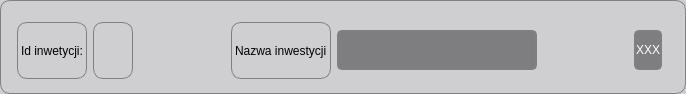
<?xml version="1.0" encoding="UTF-8"?>
<ui version="4.0">
 <class>InvestmentHomePageWidget</class>
 <widget class="QWidget" name="InvestmentHomePageWidget">
  <property name="geometry">
   <rect>
    <x>0</x>
    <y>0</y>
    <width>686</width>
    <height>94</height>
   </rect>
  </property>
  <property name="windowTitle">
   <string>Form</string>
  </property>
  <property name="styleSheet">
   <string notr="true">#InvestmentHomePageWidget{
border: 1px solid gray;
border-radius: 10px;
background: rgb(207, 206, 209);
}</string>
  </property>
  <widget class="QFrame" name="MainFrame">
   <property name="geometry">
    <rect>
     <x>9</x>
     <y>10</y>
     <width>661</width>
     <height>81</height>
    </rect>
   </property>
   <property name="styleSheet">
    <string notr="true">QFrame{
/*border: 1px solid gray;*/
border-radius: 10px;
background: rgb(207, 206, 209);
}

QLabel{
border: 1px solid gray;
border-radius: 10px;
background: rgb(207, 206, 209);
}

QPushButton{
border: 2px solid gray;
border-radius: 5px;
background: rgb(126, 125, 128);
color: rgb(255, 255, 255)
}</string>
   </property>
   <property name="frameShape">
    <enum>QFrame::StyledPanel</enum>
   </property>
   <property name="frameShadow">
    <enum>QFrame::Raised</enum>
   </property>
   <layout class="QHBoxLayout" name="horizontalLayout">
    <property name="leftMargin">
     <number>8</number>
    </property>
    <property name="topMargin">
     <number>12</number>
    </property>
    <property name="rightMargin">
     <number>8</number>
    </property>
    <property name="bottomMargin">
     <number>12</number>
    </property>
    <item>
     <widget class="QLabel" name="labelInvestmentId">
      <property name="text">
       <string>Id inwetycji:</string>
      </property>
     </widget>
    </item>
    <item>
     <widget class="QLabel" name="InvestmentId">
      <property name="minimumSize">
       <size>
        <width>40</width>
        <height>0</height>
       </size>
      </property>
      <property name="text">
       <string/>
      </property>
     </widget>
    </item>
    <item>
     <spacer name="horizontalSpacer">
      <property name="orientation">
       <enum>Qt::Horizontal</enum>
      </property>
      <property name="sizeHint" stdset="0">
       <size>
        <width>50</width>
        <height>20</height>
       </size>
      </property>
     </spacer>
    </item>
    <item>
     <widget class="QLabel" name="labelInvestmentName">
      <property name="minimumSize">
       <size>
        <width>0</width>
        <height>40</height>
       </size>
      </property>
      <property name="text">
       <string>Nazwa inwestycji</string>
      </property>
     </widget>
    </item>
    <item>
     <widget class="QPushButton" name="buttonInvestmentName">
      <property name="minimumSize">
       <size>
        <width>200</width>
        <height>40</height>
       </size>
      </property>
      <property name="text">
       <string/>
      </property>
     </widget>
    </item>
    <item>
     <spacer name="horizontalSpacer_2">
      <property name="orientation">
       <enum>Qt::Horizontal</enum>
      </property>
      <property name="sizeHint" stdset="0">
       <size>
        <width>40</width>
        <height>20</height>
       </size>
      </property>
     </spacer>
    </item>
    <item>
     <widget class="QPushButton" name="buttonDeleteInvestment">
      <property name="minimumSize">
       <size>
        <width>0</width>
        <height>40</height>
       </size>
      </property>
      <property name="text">
       <string>XXX</string>
      </property>
     </widget>
    </item>
   </layout>
  </widget>
 </widget>
 <resources/>
 <connections/>
</ui>
